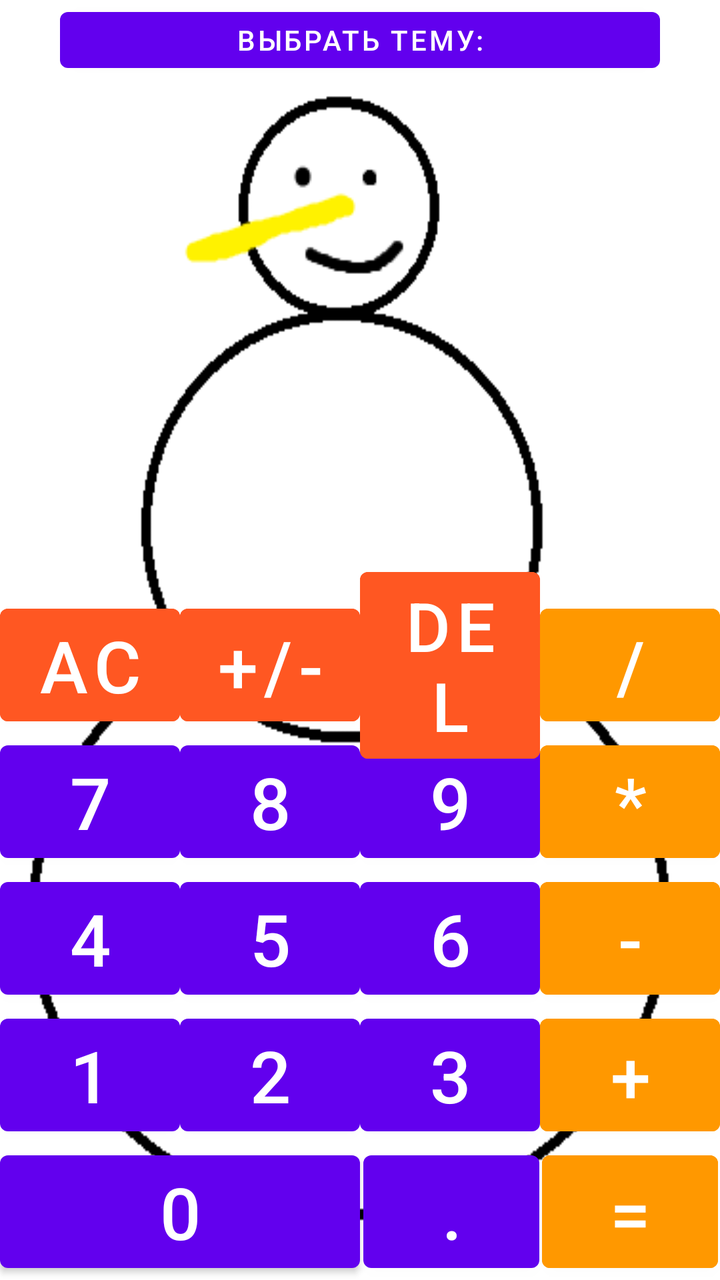
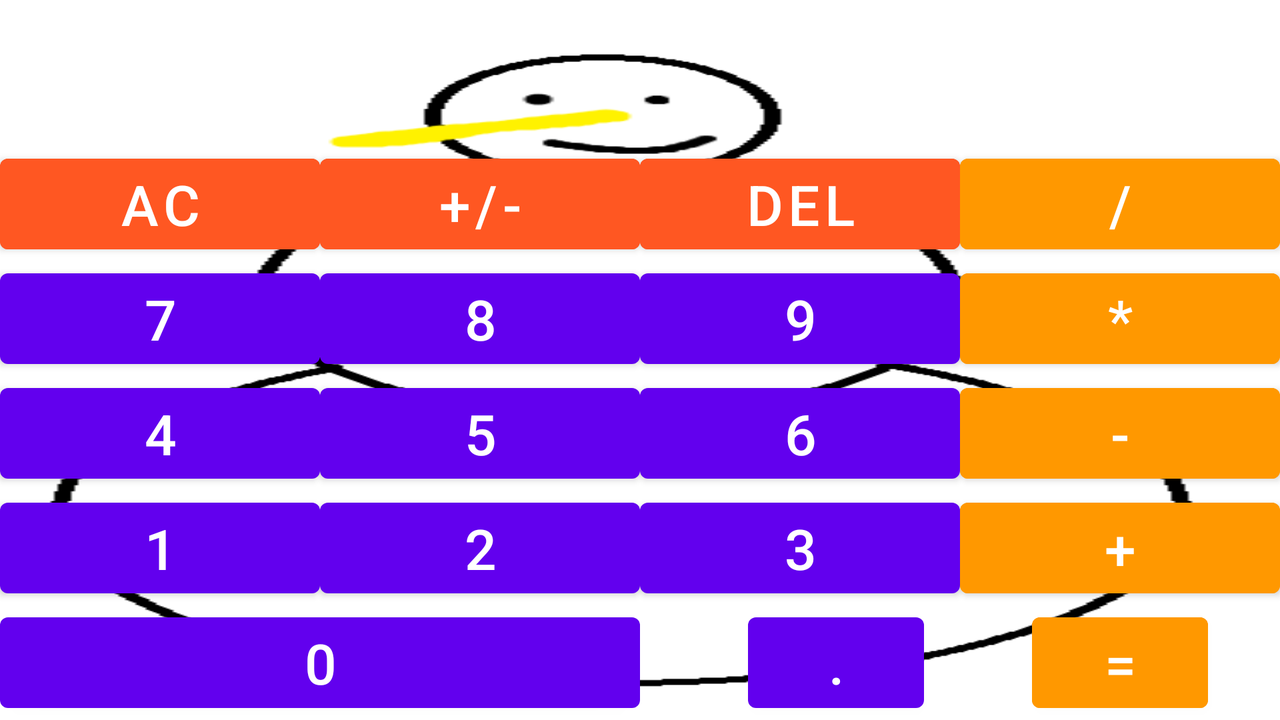

Two renders of one Android screen. The first uses the default layout on a phone; the second uses the alternative layout the repository ships for a different screen configuration, on a matching device. The two XML files are below.
<!-- AndroidManifest.xml: application theme Theme.MyCalculatorJava -->
<!-- res/layout/activity_main.xml -->
<?xml version="1.0" encoding="utf-8"?>
<androidx.constraintlayout.widget.ConstraintLayout xmlns:android="http://schemas.android.com/apk/res/android"
    xmlns:app="http://schemas.android.com/apk/res-auto"
    xmlns:tools="http://schemas.android.com/tools"
    android:layout_width="match_parent"
    android:layout_height="match_parent"
    tools:context=".MainActivity"
    android:background="@drawable/calc">


    <TextView
        android:id="@+id/mathematics_result"
        android:layout_width="match_parent"
        android:layout_height="wrap_content"
        android:layout_marginStart="10dp"
        android:layout_marginEnd="10dp"
        android:gravity="end"
        android:textColor="@color/black"
        android:textSize="@dimen/result_text_size"
        app:layout_constraintBottom_toTopOf="@id/button_AC"
        app:layout_constraintEnd_toEndOf="parent"
        tools:ignore="RtlHardcoded" />

    <com.google.android.material.button.MaterialButton
        android:id="@+id/button_0"
        android:layout_width="0dp"
        android:layout_height="wrap_content"
        android:text="@string/_0"
        android:textSize="@dimen/button_text_size"
        app:layout_constraintBottom_toBottomOf="parent"
        app:layout_constraintEnd_toEndOf="@id/button_2"
        app:layout_constraintStart_toStartOf="parent" />

    <com.google.android.material.button.MaterialButton
        android:id="@+id/button_point"
        android:layout_width="wrap_content"
        android:layout_height="wrap_content"
        android:text="@string/_point"
        android:textSize="@dimen/button_text_size"
        app:layout_constraintBottom_toBottomOf="parent"
        app:layout_constraintEnd_toStartOf="@id/button_equals"
        app:layout_constraintStart_toStartOf="@id/button_3" />

    <com.google.android.material.button.MaterialButton
        android:id="@+id/button_equals"
        android:layout_width="wrap_content"
        android:layout_height="wrap_content"
        android:backgroundTint="@color/backgroundTint_1"
        android:text="@string/_equals"
        android:textSize="@dimen/button_text_size"
        app:layout_constraintBottom_toBottomOf="parent"
        app:layout_constraintEnd_toEndOf="parent"
        app:layout_constraintStart_toEndOf="@id/button_3" />

    <com.google.android.material.button.MaterialButton
        android:id="@+id/button_1"
        android:layout_width="0dp"
        android:layout_height="wrap_content"
        android:text="@string/_1"
        android:textSize="@dimen/button_text_size"
        app:layout_constraintBottom_toTopOf="@id/button_0"
        app:layout_constraintEnd_toStartOf="@id/button_2"
        app:layout_constraintStart_toStartOf="parent" />

    <com.google.android.material.button.MaterialButton
        android:id="@+id/button_2"
        android:layout_width="0dp"
        android:layout_height="wrap_content"
        android:text="@string/_2"
        android:textSize="@dimen/button_text_size"
        app:layout_constraintBottom_toTopOf="@id/button_0"
        app:layout_constraintEnd_toStartOf="@id/button_3"
        app:layout_constraintStart_toEndOf="@id/button_1" />

    <com.google.android.material.button.MaterialButton
        android:id="@+id/button_3"
        android:layout_width="0dp"
        android:layout_height="wrap_content"
        android:text="@string/_3"
        android:textSize="@dimen/button_text_size"
        app:layout_constraintBottom_toTopOf="@id/button_point"
        app:layout_constraintEnd_toStartOf="@id/button_plus"
        app:layout_constraintStart_toEndOf="@id/button_2" />

    <com.google.android.material.button.MaterialButton
        android:id="@+id/button_plus"
        android:layout_width="0dp"
        android:layout_height="wrap_content"
        android:backgroundTint="@color/backgroundTint_1"
        android:text="@string/_plus"
        android:textSize="@dimen/button_text_size"
        app:layout_constraintBottom_toTopOf="@id/button_equals"
        app:layout_constraintEnd_toEndOf="parent"
        app:layout_constraintStart_toEndOf="@id/button_3" />

    <com.google.android.material.button.MaterialButton
        android:id="@+id/button_4"
        android:layout_width="0dp"
        android:layout_height="wrap_content"
        android:text="@string/_4"
        android:textSize="@dimen/button_text_size"
        app:layout_constraintBottom_toTopOf="@id/button_1"
        app:layout_constraintEnd_toStartOf="@id/button_2"
        app:layout_constraintStart_toStartOf="parent" />

    <com.google.android.material.button.MaterialButton
        android:id="@+id/button_5"
        android:layout_width="0dp"
        android:layout_height="wrap_content"
        android:text="@string/_5"
        android:textSize="@dimen/button_text_size"
        app:layout_constraintBottom_toTopOf="@id/button_2"
        app:layout_constraintEnd_toStartOf="@id/button_6"
        app:layout_constraintStart_toEndOf="@id/button_7" />

    <com.google.android.material.button.MaterialButton
        android:id="@+id/button_6"
        android:layout_width="0dp"
        android:layout_height="wrap_content"
        android:text="@string/_6"
        android:textSize="@dimen/button_text_size"
        app:layout_constraintBottom_toTopOf="@id/button_3"
        app:layout_constraintEnd_toStartOf="@id/button_minus"
        app:layout_constraintStart_toEndOf="@id/button_5" />

    <com.google.android.material.button.MaterialButton
        android:id="@+id/button_minus"
        android:layout_width="0dp"
        android:layout_height="wrap_content"
        android:backgroundTint="@color/backgroundTint_1"
        android:text="@string/_minus"
        android:textSize="@dimen/button_text_size"
        app:layout_constraintBottom_toTopOf="@id/button_plus"
        app:layout_constraintEnd_toEndOf="parent"
        app:layout_constraintStart_toEndOf="@id/button_6" />

    <com.google.android.material.button.MaterialButton
        android:id="@+id/button_7"
        android:layout_width="0dp"
        android:layout_height="wrap_content"
        android:text="@string/_7"
        android:textSize="@dimen/button_text_size"
        app:layout_constraintBottom_toTopOf="@id/button_4"
        app:layout_constraintEnd_toStartOf="@id/button_8"
        app:layout_constraintStart_toStartOf="parent" />

    <com.google.android.material.button.MaterialButton
        android:id="@+id/button_8"
        android:layout_width="0dp"
        android:layout_height="wrap_content"
        android:text="@string/_8"
        android:textSize="@dimen/button_text_size"
        app:layout_constraintBottom_toTopOf="@id/button_5"
        app:layout_constraintEnd_toStartOf="@id/button_9"
        app:layout_constraintStart_toEndOf="@id/button_7" />

    <com.google.android.material.button.MaterialButton
        android:id="@+id/button_9"
        android:layout_width="0dp"
        android:layout_height="wrap_content"
        android:text="@string/_9"
        android:textSize="@dimen/button_text_size"
        app:layout_constraintBottom_toTopOf="@id/button_6"
        app:layout_constraintEnd_toStartOf="@id/button_multiply"
        app:layout_constraintStart_toEndOf="@id/button_8" />

    <com.google.android.material.button.MaterialButton
        android:id="@+id/button_multiply"
        android:layout_width="0dp"
        android:layout_height="wrap_content"
        android:backgroundTint="@color/backgroundTint_1"
        android:text="@string/_multiply"
        android:textSize="@dimen/button_text_size"
        app:layout_constraintBottom_toTopOf="@id/button_minus"
        app:layout_constraintEnd_toEndOf="parent"
        app:layout_constraintStart_toEndOf="@id/button_9" />

    <com.google.android.material.button.MaterialButton
        android:id="@+id/button_AC"
        android:layout_width="0dp"
        android:layout_height="wrap_content"
        android:backgroundTint="@color/backgroundTint_2"
        android:text="@string/_AC"
        android:textSize="@dimen/button_text_size"
        app:layout_constraintBottom_toTopOf="@id/button_7"
        app:layout_constraintEnd_toStartOf="@id/button_plus_minus"
        app:layout_constraintStart_toStartOf="parent" />

    <com.google.android.material.button.MaterialButton
        android:id="@+id/button_plus_minus"
        android:layout_width="0dp"
        android:layout_height="wrap_content"
        android:backgroundTint="@color/backgroundTint_2"
        android:text="@string/_plus_minus"
        android:textSize="@dimen/button_text_size"
        app:layout_constraintBottom_toTopOf="@id/button_8"
        app:layout_constraintEnd_toStartOf="@id/button_del"
        app:layout_constraintStart_toEndOf="@id/button_AC" />

    <com.google.android.material.button.MaterialButton
        android:id="@+id/button_del"
        android:layout_width="0dp"
        android:layout_height="wrap_content"
        android:backgroundTint="@color/backgroundTint_2"
        android:text="@string/_del"
        android:textSize="@dimen/button_del_size"
        app:layout_constraintBottom_toTopOf="@id/button_9"
        app:layout_constraintEnd_toStartOf="@id/button_divide"
        app:layout_constraintStart_toEndOf="@id/button_plus_minus"
        app:layout_constraintTop_toTopOf="@id/button_plus_minus" />

    <com.google.android.material.button.MaterialButton
        android:id="@+id/button_divide"
        android:layout_width="0dp"
        android:layout_height="wrap_content"
        android:backgroundTint="@color/backgroundTint_1"
        android:text="@string/_divide"
        android:textSize="@dimen/button_text_size"
        app:layout_constraintBottom_toTopOf="@id/button_multiply"
        app:layout_constraintEnd_toEndOf="parent"
        app:layout_constraintStart_toEndOf="@id/button_del" />


    <com.google.android.material.button.MaterialButton
        android:id="@+id/SetTheme"
        android:layout_width="@dimen/Button_theme_width"
        android:layout_height="@dimen/Button_theme_height"
        android:text="@string/Change_theme"

        app:layout_constraintEnd_toEndOf="parent"
        app:layout_constraintStart_toStartOf="parent" />


</androidx.constraintlayout.widget.ConstraintLayout>
<!-- resources referenced by this layout -->
<resources>
  <color name="backgroundTint_1">#FF9800</color>
  <color name="backgroundTint_2">#FF5722</color>
  <color name="black">#FF000000</color>
  <dimen name="Button_theme_height">40dp</dimen>
  <dimen name="Button_theme_width">300dp</dimen>
  <dimen name="button_del_size">34sp</dimen>
  <dimen name="button_text_size">36sp</dimen>
  <dimen name="result_text_size">70sp</dimen>
  <!-- drawable calc: png bitmap (drawable, 8255 bytes) -->
  <string name="Change_theme">Выбрать тему:</string>
  <string name="_0">0</string>
  <string name="_1">1</string>
  <string name="_2">2</string>
  <string name="_3">3</string>
  <string name="_4">4</string>
  <string name="_5">5</string>
  <string name="_6">6</string>
  <string name="_7">7</string>
  <string name="_8">8</string>
  <string name="_9">9</string>
  <string name="_AC">AC</string>
  <string name="_del">DEL</string>
  <string name="_divide">/</string>
  <string name="_equals">=</string>
  <string name="_minus">-</string>
  <string name="_multiply">*</string>
  <string name="_plus">+</string>
  <string name="_plus_minus">+/-</string>
  <string name="_point">.</string>
  <style name="Theme.MyCalculatorJava" parent="Theme.MaterialComponents.DayNight.NoActionBar">
          
          <item name="colorPrimary">@color/purple_500</item>
          <item name="colorPrimaryVariant">@color/purple_700</item>
          <item name="colorOnPrimary">@color/white</item>
          
          <item name="colorSecondary">@color/teal_200</item>
          <item name="colorSecondaryVariant">@color/teal_700</item>
          <item name="colorOnSecondary">@color/black</item>
          
          <item name="android:statusBarColor" tools:targetApi="l">?attr/colorPrimaryVariant</item>
          
      </style>
  <color name="purple_500">#FF6200EE</color>
  <color name="purple_700">#FF3700B3</color>
  <color name="white">#FFFFFFFF</color>
  <color name="teal_200">#FF03DAC5</color>
  <color name="teal_700">#FF018786</color>
</resources>
<!-- res/layout-land/activity_main.xml (the repository's variant of the layout above) -->
<!-- drawn on the phone turned sideways -->
<?xml version="1.0" encoding="utf-8"?>
<androidx.constraintlayout.widget.ConstraintLayout xmlns:android="http://schemas.android.com/apk/res/android"
    android:layout_width="match_parent"
    android:layout_height="match_parent"
    xmlns:app="http://schemas.android.com/apk/res-auto"
    xmlns:tools="http://schemas.android.com/tools"
    tools:context=".MainActivity"
    android:background="@drawable/calc">


    <TextView
        android:id="@+id/mathematics_result"
        android:layout_width="match_parent"
        android:layout_height="wrap_content"
        android:layout_marginStart="10dp"
        android:layout_marginEnd="10dp"
        android:gravity="end"
        android:textColor="@color/black"
        android:textSize="@dimen/result_text_size"
        app:layout_constraintBottom_toTopOf="@id/button_AC"
        app:layout_constraintEnd_toEndOf="parent" />

    <com.google.android.material.button.MaterialButton
        android:id="@+id/button_0"
        android:layout_width="0dp"
        android:layout_height="wrap_content"
        android:text="@string/_0"
        android:textSize="@dimen/button_text_size_horizontal"
        app:layout_constraintBottom_toBottomOf="parent"
        app:layout_constraintEnd_toEndOf="@id/button_2"
        app:layout_constraintStart_toStartOf="parent" />

    <com.google.android.material.button.MaterialButton
        android:id="@+id/button_point"
        android:layout_width="wrap_content"
        android:layout_height="wrap_content"
        android:text="@string/_point"
        android:textSize="@dimen/button_text_size_horizontal"
        app:layout_constraintBottom_toBottomOf="parent"
        app:layout_constraintEnd_toStartOf="@id/button_equals"
        app:layout_constraintStart_toStartOf="@id/button_3" />

    <com.google.android.material.button.MaterialButton
        android:id="@+id/button_equals"
        android:layout_width="wrap_content"
        android:layout_height="wrap_content"
        android:backgroundTint="@color/backgroundTint_1"
        android:text="@string/_equals"
        android:textSize="@dimen/button_text_size_horizontal"
        app:layout_constraintBottom_toBottomOf="parent"
        app:layout_constraintEnd_toEndOf="parent"
        app:layout_constraintStart_toEndOf="@id/button_3" />

    <com.google.android.material.button.MaterialButton
        android:id="@+id/button_1"
        android:layout_width="0dp"
        android:layout_height="wrap_content"
        android:text="@string/_1"
        android:textSize="@dimen/button_text_size_horizontal"
        app:layout_constraintBottom_toTopOf="@id/button_0"
        app:layout_constraintEnd_toStartOf="@id/button_2"
        app:layout_constraintStart_toStartOf="parent" />

    <com.google.android.material.button.MaterialButton
        android:id="@+id/button_2"
        android:layout_width="0dp"
        android:layout_height="wrap_content"
        android:text="@string/_2"
        android:textSize="@dimen/button_text_size_horizontal"
        app:layout_constraintBottom_toTopOf="@id/button_0"
        app:layout_constraintEnd_toStartOf="@id/button_3"
        app:layout_constraintStart_toEndOf="@id/button_1" />

    <com.google.android.material.button.MaterialButton
        android:id="@+id/button_3"
        android:layout_width="0dp"
        android:layout_height="wrap_content"
        android:text="@string/_3"
        android:textSize="@dimen/button_text_size_horizontal"
        app:layout_constraintBottom_toTopOf="@id/button_point"
        app:layout_constraintEnd_toStartOf="@id/button_plus"
        app:layout_constraintStart_toEndOf="@id/button_2" />

    <com.google.android.material.button.MaterialButton
        android:id="@+id/button_plus"
        android:layout_width="0dp"
        android:layout_height="wrap_content"
        android:backgroundTint="@color/backgroundTint_1"
        android:text="@string/_plus"
        android:textSize="@dimen/button_text_size_horizontal"
        app:layout_constraintBottom_toTopOf="@id/button_equals"
        app:layout_constraintEnd_toEndOf="parent"
        app:layout_constraintStart_toEndOf="@id/button_3" />

    <com.google.android.material.button.MaterialButton
        android:id="@+id/button_4"
        android:layout_width="0dp"
        android:layout_height="wrap_content"
        android:text="@string/_4"
        android:textSize="@dimen/button_text_size_horizontal"
        app:layout_constraintBottom_toTopOf="@id/button_1"
        app:layout_constraintEnd_toStartOf="@id/button_2"
        app:layout_constraintStart_toStartOf="parent" />

    <com.google.android.material.button.MaterialButton
        android:id="@+id/button_5"
        android:layout_width="0dp"
        android:layout_height="wrap_content"
        android:text="@string/_5"
        android:textSize="@dimen/button_text_size_horizontal"
        app:layout_constraintBottom_toTopOf="@id/button_2"
        app:layout_constraintEnd_toStartOf="@id/button_6"
        app:layout_constraintStart_toEndOf="@id/button_7" />

    <com.google.android.material.button.MaterialButton
        android:id="@+id/button_6"
        android:layout_width="0dp"
        android:layout_height="wrap_content"
        android:text="@string/_6"
        android:textSize="@dimen/button_text_size_horizontal"
        app:layout_constraintBottom_toTopOf="@id/button_3"
        app:layout_constraintEnd_toStartOf="@id/button_minus"
        app:layout_constraintStart_toEndOf="@id/button_5" />

    <com.google.android.material.button.MaterialButton
        android:id="@+id/button_minus"
        android:layout_width="0dp"
        android:layout_height="wrap_content"
        android:backgroundTint="@color/backgroundTint_1"
        android:text="@string/_minus"
        android:textSize="@dimen/button_text_size_horizontal"
        app:layout_constraintBottom_toTopOf="@id/button_plus"
        app:layout_constraintEnd_toEndOf="parent"
        app:layout_constraintStart_toEndOf="@id/button_6" />

    <com.google.android.material.button.MaterialButton
        android:id="@+id/button_7"
        android:layout_width="0dp"
        android:layout_height="wrap_content"
        android:text="@string/_7"
        android:textSize="@dimen/button_text_size_horizontal"
        app:layout_constraintBottom_toTopOf="@id/button_4"
        app:layout_constraintEnd_toStartOf="@id/button_8"
        app:layout_constraintStart_toStartOf="parent" />

    <com.google.android.material.button.MaterialButton
        android:id="@+id/button_8"
        android:layout_width="0dp"
        android:layout_height="wrap_content"
        android:text="@string/_8"
        android:textSize="@dimen/button_text_size_horizontal"
        app:layout_constraintBottom_toTopOf="@id/button_5"
        app:layout_constraintEnd_toStartOf="@id/button_9"
        app:layout_constraintStart_toEndOf="@id/button_7" />

    <com.google.android.material.button.MaterialButton
        android:id="@+id/button_9"
        android:layout_width="0dp"
        android:layout_height="wrap_content"
        android:text="@string/_9"
        android:textSize="@dimen/button_text_size_horizontal"
        app:layout_constraintBottom_toTopOf="@id/button_6"
        app:layout_constraintEnd_toStartOf="@id/button_multiply"
        app:layout_constraintStart_toEndOf="@id/button_8" />

    <com.google.android.material.button.MaterialButton
        android:id="@+id/button_multiply"
        android:layout_width="0dp"
        android:layout_height="wrap_content"
        android:backgroundTint="@color/backgroundTint_1"
        android:text="@string/_multiply"
        android:textSize="@dimen/button_text_size_horizontal"
        app:layout_constraintBottom_toTopOf="@id/button_minus"
        app:layout_constraintEnd_toEndOf="parent"
        app:layout_constraintStart_toEndOf="@id/button_9" />

    <com.google.android.material.button.MaterialButton
        android:id="@+id/button_AC"
        android:layout_width="0dp"
        android:layout_height="wrap_content"
        android:backgroundTint="@color/backgroundTint_2"
        android:text="@string/_AC"
        android:textSize="@dimen/button_text_size_horizontal"
        app:layout_constraintBottom_toTopOf="@id/button_7"
        app:layout_constraintEnd_toStartOf="@id/button_plus_minus"
        app:layout_constraintStart_toStartOf="parent" />

    <com.google.android.material.button.MaterialButton
        android:id="@+id/button_plus_minus"
        android:layout_width="0dp"
        android:layout_height="wrap_content"
        android:backgroundTint="@color/backgroundTint_2"
        android:text="@string/_plus_minus"
        android:textSize="@dimen/button_text_size_horizontal"
        app:layout_constraintBottom_toTopOf="@id/button_8"
        app:layout_constraintEnd_toStartOf="@id/button_del"
        app:layout_constraintStart_toEndOf="@id/button_AC" />

    <com.google.android.material.button.MaterialButton
        android:id="@+id/button_del"
        android:layout_width="0dp"
        android:layout_height="wrap_content"
        android:backgroundTint="@color/backgroundTint_2"
        android:text="@string/_del"
        android:textSize="@dimen/button_text_size_horizontal"
        app:layout_constraintBottom_toTopOf="@id/button_9"
        app:layout_constraintEnd_toStartOf="@id/button_divide"
        app:layout_constraintStart_toEndOf="@id/button_plus_minus"
        app:layout_constraintTop_toTopOf="@id/button_plus_minus" />

    <com.google.android.material.button.MaterialButton
        android:id="@+id/button_divide"
        android:layout_width="0dp"
        android:layout_height="wrap_content"
        android:backgroundTint="@color/backgroundTint_1"
        android:text="@string/_divide"
        android:textSize="@dimen/button_text_size_horizontal"
        app:layout_constraintBottom_toTopOf="@id/button_multiply"
        app:layout_constraintEnd_toEndOf="parent"
        app:layout_constraintStart_toEndOf="@id/button_del" />

</androidx.constraintlayout.widget.ConstraintLayout>
<!-- resources referenced by the variant -->
<!-- as the phone turned sideways resolves them -->
<resources>
  <color name="backgroundTint_1">#FF9800</color>
  <color name="backgroundTint_2">#FF5722</color>
  <color name="black">#FF000000</color>
  <dimen name="button_text_size_horizontal">28sp</dimen>
  <dimen name="result_text_size">70sp</dimen>
  <!-- drawable calc: png bitmap (drawable, 8255 bytes) -->
  <string name="_0">0</string>
  <string name="_1">1</string>
  <string name="_2">2</string>
  <string name="_3">3</string>
  <string name="_4">4</string>
  <string name="_5">5</string>
  <string name="_6">6</string>
  <string name="_7">7</string>
  <string name="_8">8</string>
  <string name="_9">9</string>
  <string name="_AC">AC</string>
  <string name="_del">DEL</string>
  <string name="_divide">/</string>
  <string name="_equals">=</string>
  <string name="_minus">-</string>
  <string name="_multiply">*</string>
  <string name="_plus">+</string>
  <string name="_plus_minus">+/-</string>
  <string name="_point">.</string>
  <style name="Theme.MyCalculatorJava" parent="Theme.MaterialComponents.DayNight.NoActionBar">
          
          <item name="colorPrimary">@color/purple_500</item>
          <item name="colorPrimaryVariant">@color/purple_700</item>
          <item name="colorOnPrimary">@color/white</item>
          
          <item name="colorSecondary">@color/teal_200</item>
          <item name="colorSecondaryVariant">@color/teal_700</item>
          <item name="colorOnSecondary">@color/black</item>
          
          <item name="android:statusBarColor" tools:targetApi="l">?attr/colorPrimaryVariant</item>
          
      </style>
  <color name="purple_500">#FF6200EE</color>
  <color name="purple_700">#FF3700B3</color>
  <color name="white">#FFFFFFFF</color>
  <color name="teal_200">#FF03DAC5</color>
  <color name="teal_700">#FF018786</color>
</resources>
